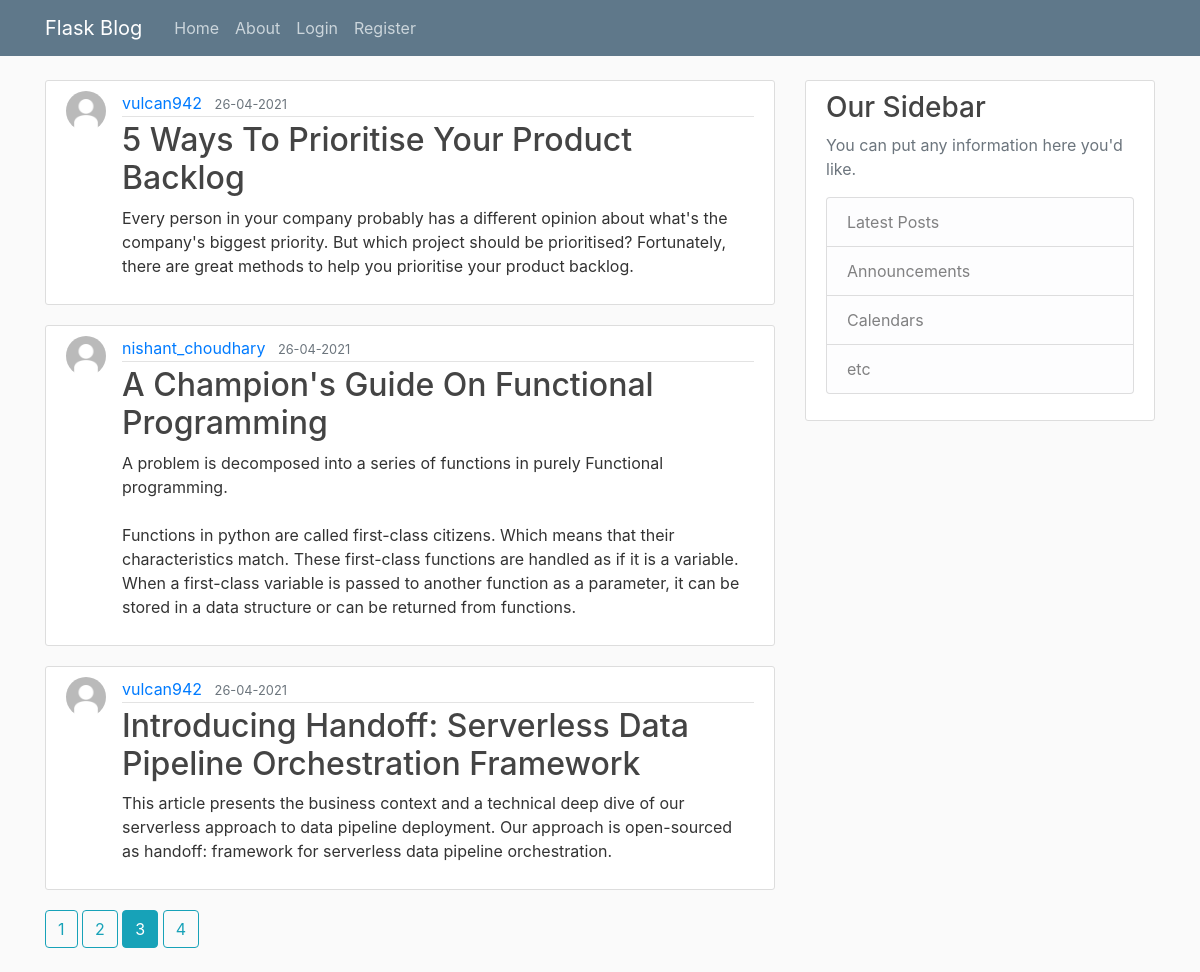
Screenshot of /home?page=3 with the database file from the repository.
### flaskblog/models.py (models this page shows, shortened)
class Post(db.Model):
    id = db.Column(db.Integer, primary_key=True)
    title = db.Column(db.String(100), nullable=False)
    date_posted = db.Column(db.DateTime, nullable=False, default=datetime.utcnow)
    content = db.Column(db.Text, nullable=False)
    user_id = db.Column(db.Integer, db.ForeignKey("user.id"), nullable=False)

class User(db.Model, UserMixin):
    id = db.Column(db.Integer, primary_key=True)
    username = db.Column(db.String(20), unique=True, nullable=False)
    email = db.Column(db.String(120), unique=True, nullable=False)
    password = db.Column(db.String(60), nullable=False)
    image_file = db.Column(db.String(20), nullable=False, default="default.jpg")
    posts = db.relationship("Post", backref="author", lazy=True)

### flaskblog/main/routes.py (the view)
@main.route("/")
@main.route("/home")
def home():
    page = request.args.get("page", 1, type=int)
    posts = Post.query.order_by(Post.date_posted.desc()).paginate(page=page, per_page=3)
    return render_template("home.html", posts=posts, title="Home")

### flaskblog/templates/home.html (shortened to what this page needs)
{% extends "layout.html" %}
{% block content %} {% for post in posts.items %}
<article class="media content-section">
  <img
    style="width: 40px; height: 40px"
    class="rounded-circle article-img"
    src="{{ url_for('static',filename='profile_pics/'+post.author.image_file) }}"
  />
  <div class="media-body">
    <div class="article-metadata">
      <a
        class="mr-2"
        href="{{ url_for('users.user_posts',username=post.author.username)}}"
        >{{ post.author.username }}</a
      >
      <small class="text-muted"
        >{{ post.date_posted.strftime('%d-%m-%Y') }}</small
      >
    </div>
    <h2>
      <a class="article-title" href="{{ url_for('posts.post', post_id=post.id)}}"
        >{{ post.title }}</a
      >
    </h2>
    <p class="article-content">{{ post.content }}</p>
  </div>
</article>
{% endfor %} {% for page_num in posts.iter_pages(left_edge=1,
right_edge=1,left_current=1,right_current=2)%} {% if page_num %} {% if
posts.page == page_num %}
<a class="btn btn-info mb-4" href=" {{url_for('main.home',page=page_num)}}"
  >{{page_num}}</a
>
{% else %}
<a class="btn btn-outline-info mb-4" href=" {{url_for('main.home',page=page_num)}}"
  >{{page_num}}</a
>
{% endif %} {% else %} ... {% endif %} {%endfor%} {% endblock content%}

### flaskblog/static/main.css (style rules this page uses)
body { background: #fafafa; color: #333333; margin-top: 5rem; }
h1, h2, h3, h4, h5, h6 { color: #444444; }
a { text-decoration: none; }
.content-section { background: #ffffff; padding: 10px 20px; border: 1px solid #dddddd; border-radius: 3px; margin-bottom: 20px; }
.article-title { text-transform: capitalize; color: #444444; }
.article-content { white-space: pre-line; }
.article-img { height: 65px; width: 65px; margin-right: 16px; }
.article-metadata { padding-bottom: 1px; margin-bottom: 4px; border-bottom: 1px solid #e3e3e3 }

### rows the page displays
Post: image_file (placeholder picture), author.username "vulcan942", date_posted "26-04-2021", title "5 Ways To Prioritise Your Product Backlog", content "Every person in your company probably has a different opinion about what's the company's biggest priority. But which project should be prioritised? Fortunately, there are great methods to help you prioritise your product backlog."
Post: image_file (placeholder picture), author.username "nishant_choudhary", date_posted "26-04-2021", title "A Champion's Guide On Functional Programming", content "A problem is decomposed into a series of functions in purely Functional programming. Functions in python are called first-class citizens. Which means that their characteristics match. These first-class functions are handled as if it is a variable. When a first-class variable is passed to another function as a parameter, it can be stored in a data structure or can be returned from functions."
Post: image_file (placeholder picture), author.username "vulcan942", date_posted "26-04-2021", title "Introducing Handoff: Serverless Data Pipeline Orchestration Framework", content "This article presents the business context and a technical deep dive of our serverless approach to data pipeline deployment. Our approach is open-sourced as handoff: framework for serverless data pipeline orchestration."

### other values shown
{{ page_num }} "1" "2" "4"
{{ page_num }} "3"
